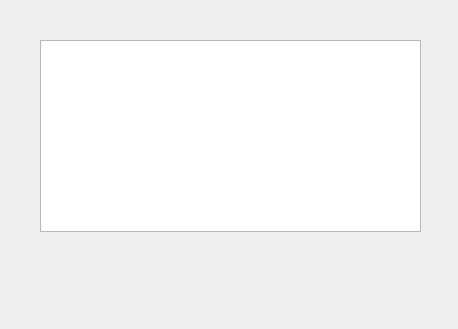
<?xml version="1.0" encoding="UTF-8"?>
<ui version="4.0">
 <class>course_information</class>
 <widget class="QWidget" name="course_information">
  <property name="geometry">
   <rect>
    <x>0</x>
    <y>0</y>
    <width>458</width>
    <height>329</height>
   </rect>
  </property>
  <property name="windowTitle">
   <string>选课学生显示</string>
  </property>
  <widget class="QTableView" name="tableView">
   <property name="geometry">
    <rect>
     <x>40</x>
     <y>40</y>
     <width>381</width>
     <height>192</height>
    </rect>
   </property>
  </widget>
 </widget>
 <resources/>
 <connections/>
</ui>
